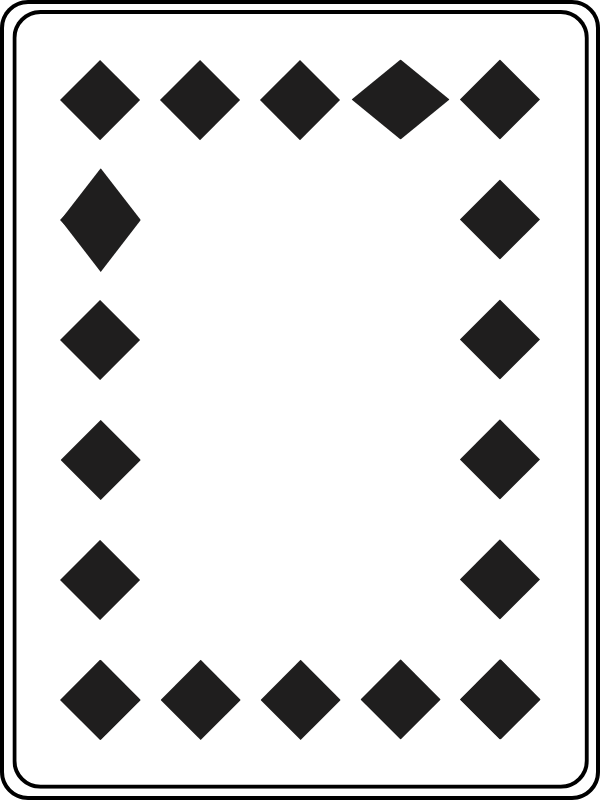
#> input picture task3_pics/tc1-1.png, 600 x 800 px, found by its file name
$ python Bitwise.py
#> lines starting #> are read from the running program, lines starting #| are printed output that depends on the picture
import cv2 as cv
import numpy as np

blank = cv.imread('task3_pics/tc1-1.png')
#> blank is the input picture: shape (800, 600, 3); mean B, G, R 215.8, 215.8, 215.9

rectangle = cv.rectangle(blank.copy(), (30,30), (370,370), 255, -1)
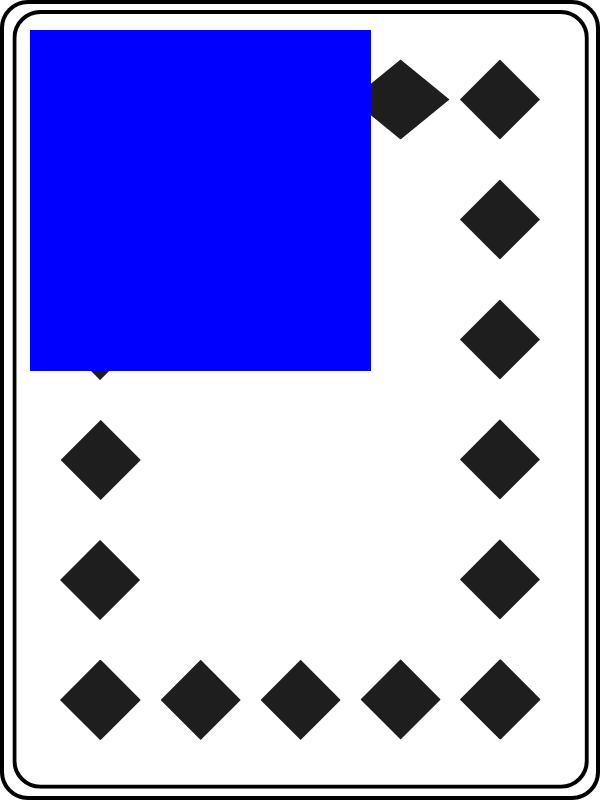
#> rectangle: shape (800, 600, 3); mean B, G, R 223.9, 162.1, 162.2
circle = cv.circle(blank.copy(), (200,200), 200, 255, -1)
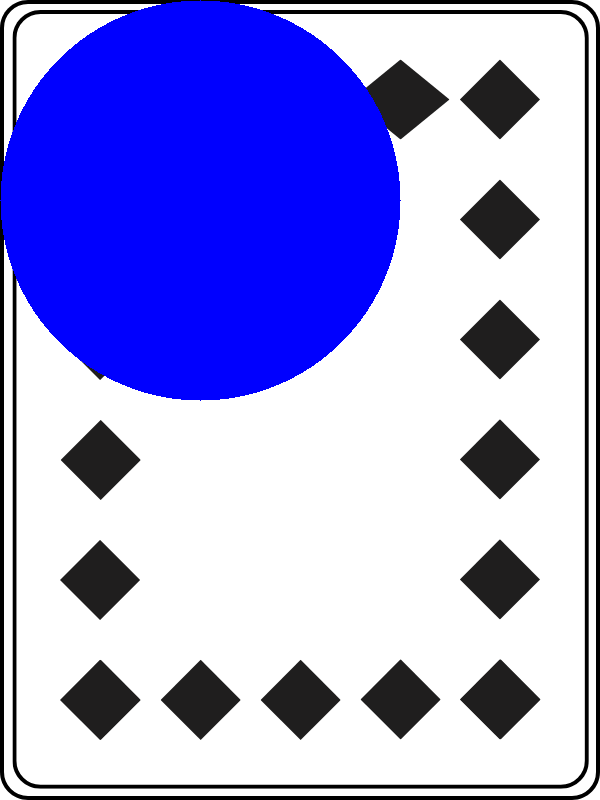
#> circle: shape (800, 600, 3); mean B, G, R 224.7, 158, 158.1

cv.imshow('Rectangle', rectangle)
cv.imshow('Circle', circle)

# bitwise AND --> intersecting regions
bitwise_and = cv.bitwise_and(rectangle, circle) # jo cheez dono mein common hai woh print hoti hai basically intersection
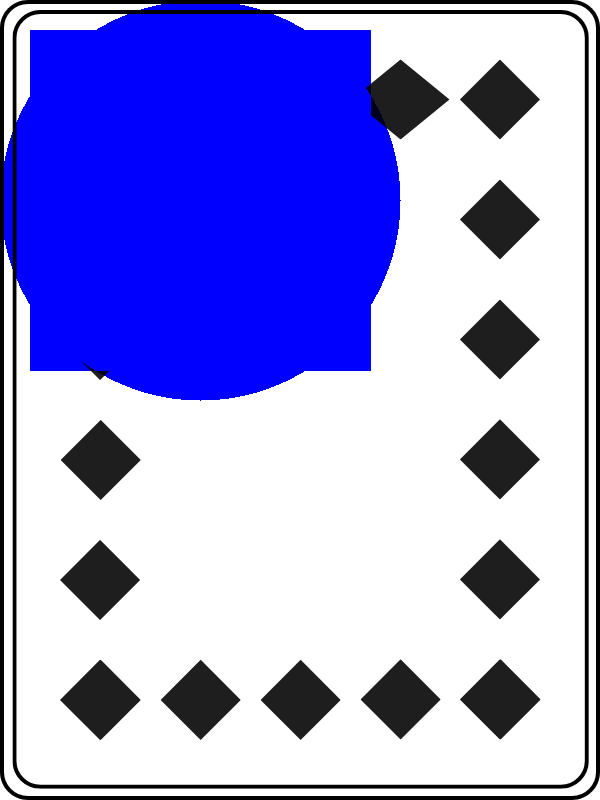
#> bitwise_and: shape (800, 600, 3); mean B, G, R 223.9, 154.1, 154.2
cv.imshow('Bitwise AND', bitwise_and)

# bitwise OR --> non-intersecting and intersecting regions
bitwise_or = cv.bitwise_or(rectangle, circle) # dono ko milake print krta hai basically union
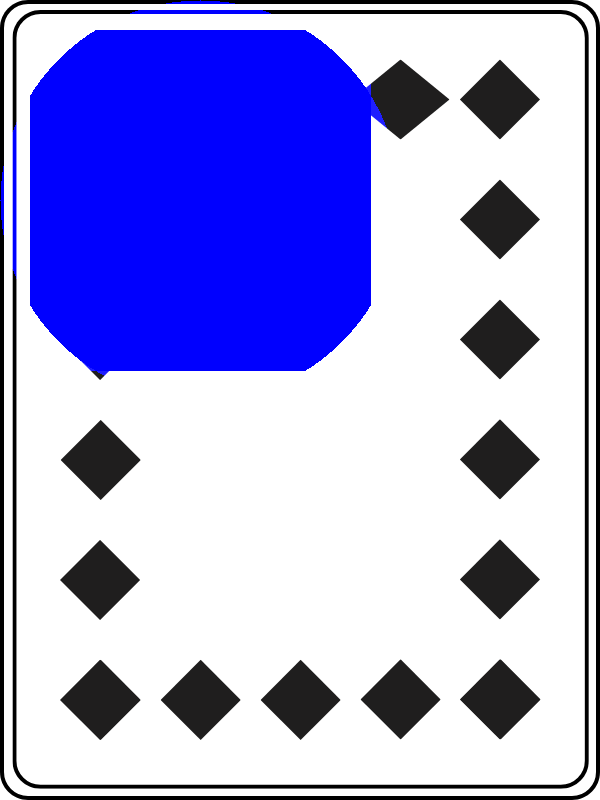
#> bitwise_or: shape (800, 600, 3); mean B, G, R 224.8, 166, 166.1
cv.imshow('Bitwise OR', bitwise_or)

# bitwise XOR --> non-intersecting regions
bitwise_xor = cv.bitwise_xor(rectangle, circle) # jo cheez dono mein common nhi hai woh print krta hai
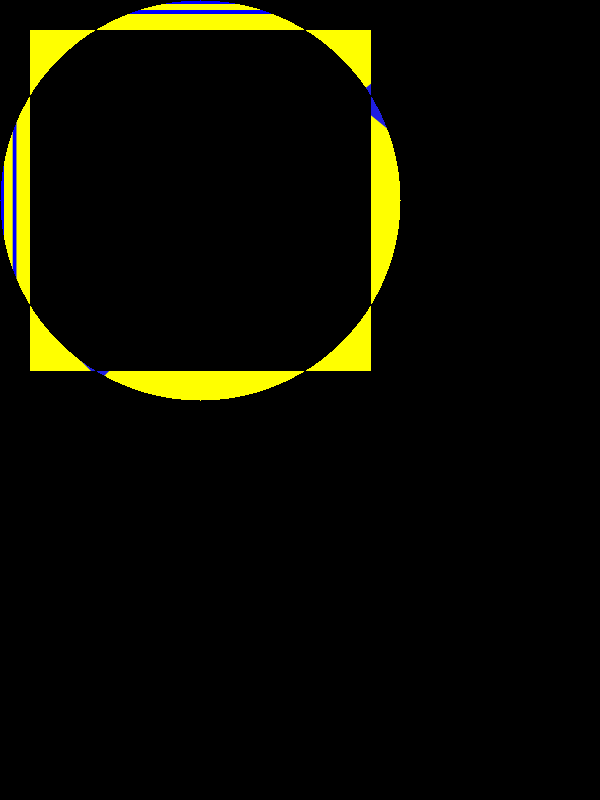
#> bitwise_xor: shape (800, 600, 3); mean B, G, R 0.9, 11.9, 11.9
cv.imshow('Bitwise XOR', bitwise_xor)

# bitwise NOT
bitwise_not = cv.bitwise_not(circle)
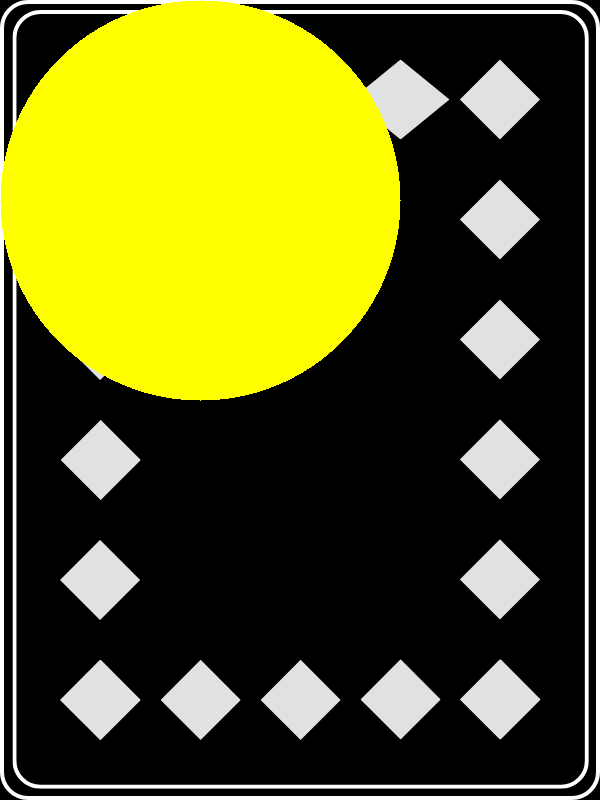
#> bitwise_not: shape (800, 600, 3); mean B, G, R 30.3, 97, 96.9
cv.imshow('Circle NOT', bitwise_not)

cv.waitKey(0)
